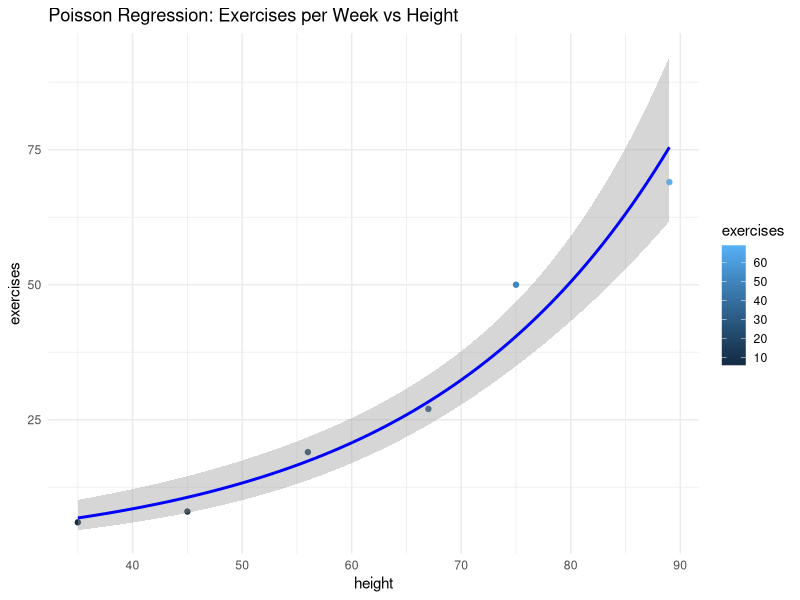

Here is the R script that generated this plot:
set.seed(123)
height <- c(45, 56, 75, 89, 35, 67)
exercises <- rpois(length(height), lambda = exp(0.05 * height))
poisson_model <- glm(exercises ~ height, family = poisson)
summary(poisson_model)
library(ggplot2)
ggplot(data = data.frame(height, exercises), aes(x = height, y = exercises)) +
  geom_point(aes(color = exercises)) +
  geom_smooth(method = "glm", method.args = list(family = "poisson"), color = "blue") +
  ggtitle("Poisson Regression: Exercises per Week vs Height") +
  theme_minimal()
